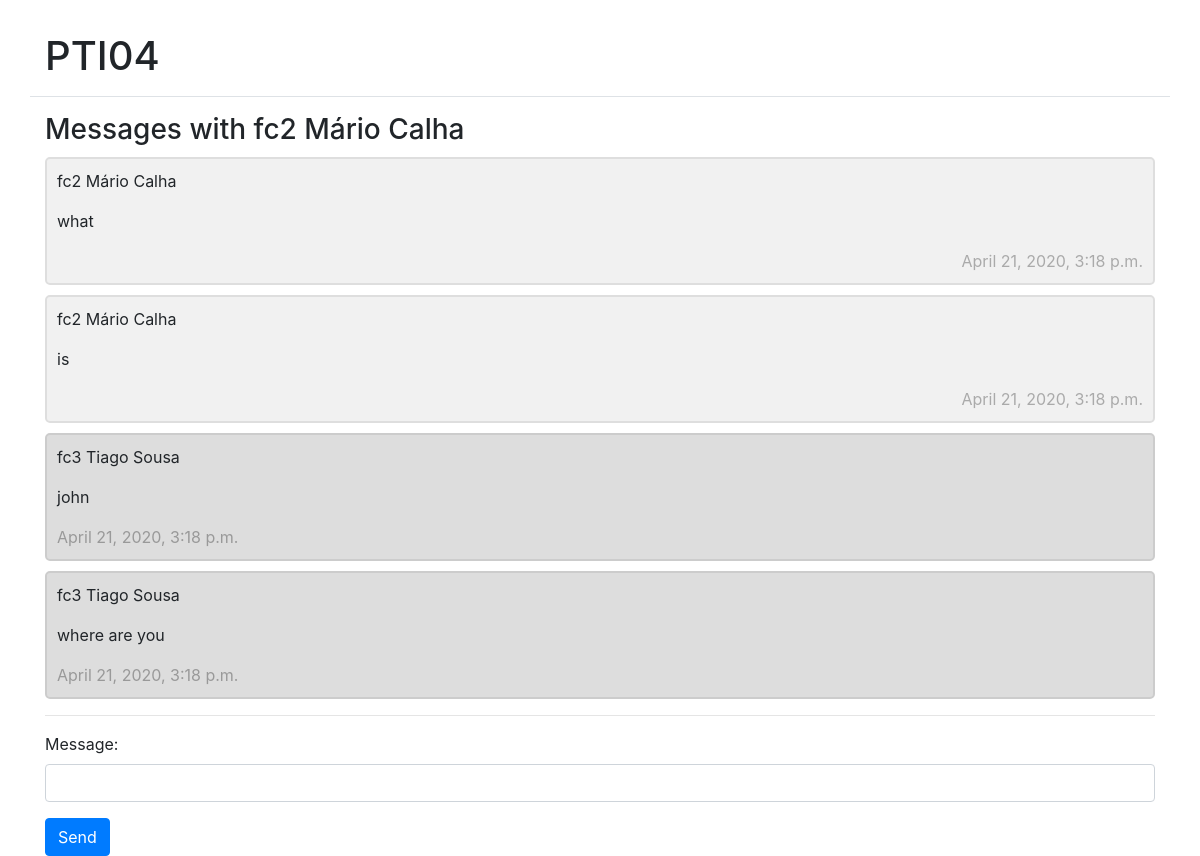
/chat/2/ (signed in), run on the app's committed database.
### users_chat/models.py (models this page shows, shortened)
class Thread(models.Model):
    first        = models.ForeignKey(settings.AUTH_USER_MODEL, on_delete=models.CASCADE, related_name='chat_thread_first')
    second       = models.ForeignKey(settings.AUTH_USER_MODEL, on_delete=models.CASCADE, related_name='chat_thread_second')
    updated      = models.DateTimeField(auto_now=True)
    timestamp    = models.DateTimeField(auto_now_add=True)
    objects      = ThreadManager()

class ChatMessage(models.Model):
    thread      = models.ForeignKey(Thread, null=True, blank=True, on_delete=models.SET_NULL)
    user        = models.ForeignKey(settings.AUTH_USER_MODEL, verbose_name='sender', on_delete=models.CASCADE)
    message     = models.TextField()
    timestamp   = models.DateTimeField(auto_now_add=True)

### login/models.py (models this page shows, shortened)
class User(AbstractBaseUser):
    email = models.EmailField(
        verbose_name='email address',
        max_length=255,
        unique=True,
    )
    date_of_birth = models.DateField(blank=True, null=True)
    is_active = models.BooleanField(default=True)
    is_admin = models.BooleanField(default=False)
    is_student = models.BooleanField(default=False)
    is_teacher = models.BooleanField(default=False)
    subjects = models.ManyToManyField(Subject, null=True, blank=True)
    firstname = models.CharField(blank=True, null=True, max_length=20)
    surname = models.CharField(blank=True, null=True, max_length=20)
    objects = UserManager()
    USERNAME_FIELD = 'email'
    def __str__(self):
        if self.firstname and self.surname:
            return "fc"+str(self.id)+" "+self.firstname + " " + self.surname
        else:
            return str(self.email)

### users_chat/views.py (the view, shortened to what this page needs)
# urls.py: re_path(r"^(?P<otherId>[\d+]+)/$", ThreadView.as_view())
class ThreadView(LoginRequiredMixin, FormMixin, DetailView):
    template_name = 'users_chat/myChat.html'
    form_class = ChatForm
    success_url = './'
    def get_object(self):
        other_username  = User.objects.get(id=self.kwargs.get("otherId"))
        obj, created    = Thread.objects.get_or_new(self.request.user, other_username)
        if obj == None:
            raise Http404
        return obj
    def get_context_data(self, **kwargs):
        context = super().get_context_data(**kwargs)
        context['chatForm'] = self.get_form()
        return context

### users_chat/forms.py
class ChatForm(forms.Form):
    message = forms.CharField(
        widget=forms.TextInput(
            attrs={"class": "form-control"}
        )
    )

### users_chat/models.py (called while the page is built, shortened)
    def get_or_new(self, user, other_username): # get_or_create
        username = user
        if username == other_username:
            return None
        qlookup1 = Q(first__email=username.email) & Q(second__email=other_username.email)
        qlookup2 = Q(first__email=other_username.email) & Q(second__email=username.email)
        qs = self.get_queryset().filter(qlookup1 | qlookup2).distinct()
        if qs.count() == 1:
            return qs.first(), False
        elif qs.count() > 1:
            return qs.order_by('timestamp').first(), False

### templates/users_chat/myChat.html (shortened to what this page needs)
{% extends "base.html" %}
{% block content %}
<h3>Messages with {% if user != object.first %}{{ object.first }}{% else %}{{ object.second }}{% endif %}</h3>
<div id="chatContainer">
  <div id='chat-items'>
    {% for chat in object.chatmessage_set.all %}
      {% if user == chat.user  %}
        <div class="my msg">
          <p class="right">{{ chat.user }}</p>
          <p>{{ chat.message }}</p>
          <span class="time-left">{{ chat.timestamp }}</span>
        </div>
      {% else %}
        <div class="other msg">
          <p>{{ chat.user }}</p>
          <p>{{ chat.message }}</p>
          <span class="time-right">{{ chat.timestamp }}</span>
        </div>
      {% endif %}
    {% endfor %}
  </div>
  <hr>
  <form id='chatForm' method='POST'> {% csrf_token %}
      {{ chatForm.as_p }}
      <input type='submit' class='btn btn-primary' value='Send'/>
  </form>
</div>
{% endblock %}

### users_chat/static/users_chat/chat.css (style rules this page uses)
#chat-items { list-style-type: none; }
.msg { border: 2px solid #dedede; background-color: #f1f1f1; border-radius: 5px; padding: 10px; margin: 10px 0; }
.my { border-color: #ccc; background-color: #ddd; }
.msg::after { content: ""; clear: both; display: table; }
.time-right { float: right; color: #aaa; }
.time-left { float: left; color: #999; }

### data on the page
Thread: first "fc2 Mário Calha"
ChatMessage: user "fc2 Mário Calha", message "what", timestamp "April 21, 2020, 3:18 p.m."
ChatMessage: user "fc2 Mário Calha", message "is", timestamp "April 21, 2020, 3:18 p.m."
ChatMessage: user "fc3 Tiago Sousa", message "john", timestamp "April 21, 2020, 3:18 p.m."
ChatMessage: user "fc3 Tiago Sousa", message "where are you", timestamp "April 21, 2020, 3:18 p.m."
